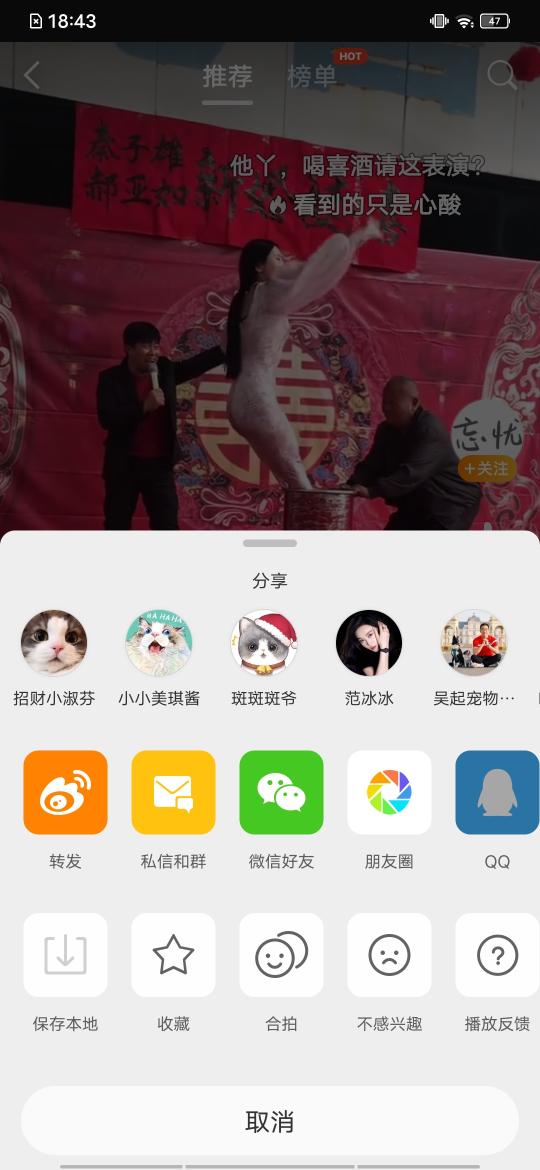
#> input picture SamplePicSet/7.jpg, 1080 x 2340 px (shown at 1/2 size)
$ python test_canny.py
#> lines starting #> are read from the running program, lines starting #| are printed output that depends on the picture; after the words box and inside, x2 and y2 are one past the last pixel; in counts of white or black regions, pixels touching at a corner belong together
"""
cv2.Canny(image,            # 输入原图（必须为单通道图）
          threshold1,
          threshold2,       # 较大的阈值2用于检测图像中明显的边缘
          [, edges[,
          apertureSize[,    # apertureSize：Sobel算子的大小
          L2gradient ]]])   # 参数(布尔值)：
                              true： 使用更精确的L2范数进行计算（即两个方向的倒数的平方和再开放），
                              false：使用L1范数（直接将两个方向导数的绝对值相加）。
"""
#可以识别出当前页面主要的轮廓，能得到轮廓的特征向量
#参考文章：
# 1、OpenCV—python 边缘检测（Canny）：https://blog.csdn.net/wsp_1138886114/article/details/82935839

import os
import cv2
import numpy as np


root_path=os.path.abspath(os.path.join(os.getcwd(),".."))
print("root_path:",root_path)
pic_path=os.path.join(root_path,"SamplePicSet","7.jpg")
print("pic_path:",pic_path)
original_img = cv2.imread(pic_path, 0)
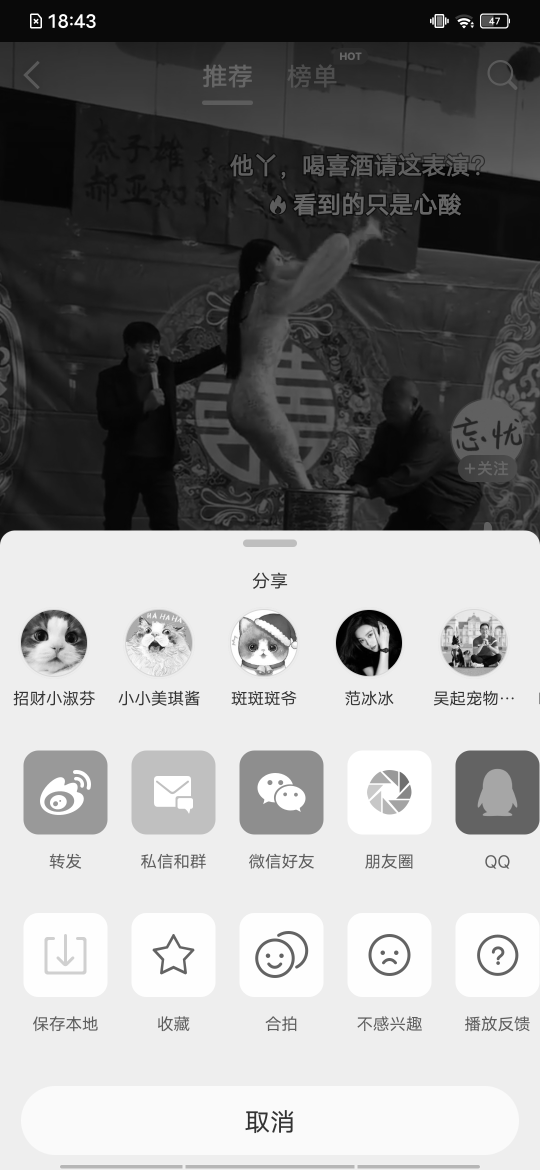
#> original_img: shape (2340, 1080) (shown at 1/2 size); min 0, max 255, mean 141.9

# canny(): 边缘检测
img1 = cv2.GaussianBlur(original_img, (3, 3), 0)
canny = cv2.Canny(img1, 50, 150)
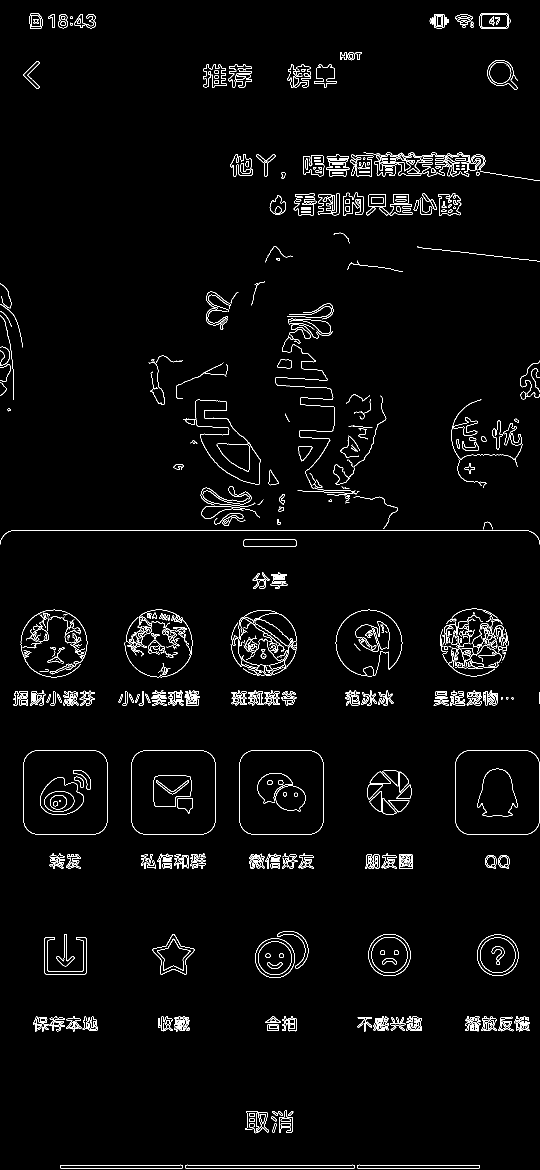
#> canny: shape (2340, 1080) (shown at 1/2 size); 2.4% white in thin lines or dots

# 形态学：边缘检测
_, Thr_img = cv2.threshold(original_img, 210, 255, cv2.THRESH_BINARY)  # 设定红色通道阈值210（阈值影响梯度运算效果）
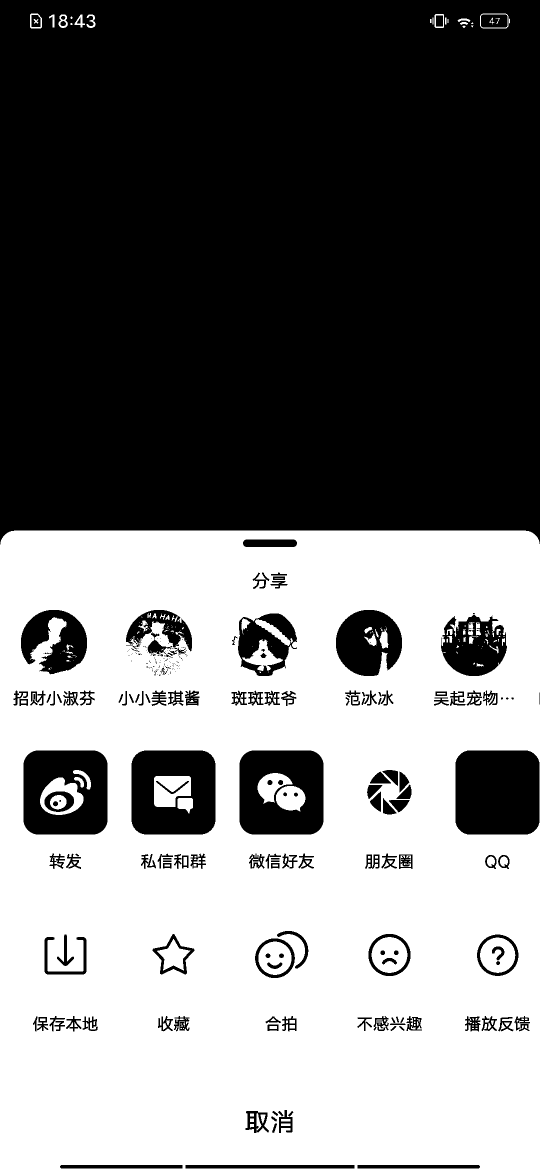
#> Thr_img: shape (2340, 1080) (shown at 1/2 size); 47.2% white; 245 white regions (122 under 20 px), largest, box (x1, y1, x2, y2) and area: (0, 1061, 1080, 2340) 1155574, (743, 1874, 815, 1946) 3680, (308, 1552, 382, 1614) 3585
kernel = cv2.getStructuringElement(cv2.MORPH_RECT, (5, 5))  # 定义矩形结构元素
gradient = cv2.morphologyEx(Thr_img, cv2.MORPH_GRADIENT, kernel)  # 梯度
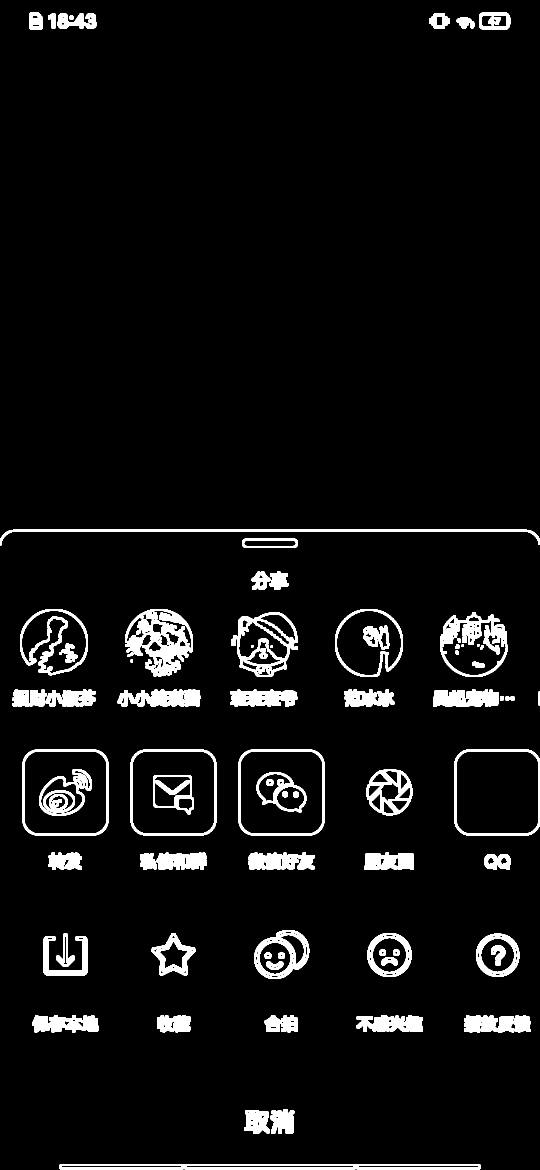
#> gradient: shape (2340, 1080) (shown at 1/2 size); 5.5% white; 87 white regions, largest, box (x1, y1, x2, y2) and area: (250, 1218, 386, 1354) 8872, (462, 1225, 596, 1354) 5480, (880, 1224, 1016, 1354) 5270
print("original_img:",original_img)
#> (printed output is left out)
print("gradient:",gradient)
#> (printed output is left out)
print("canny:",canny)
#> (printed output is left out)

# [6 lines of commented-out code are left out]
